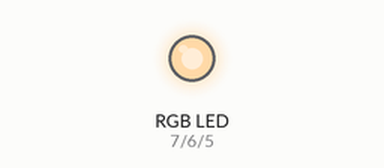
Simulated run of this sketch. Board: Arduino Uno, built with avr-gcc and run on an emulated ATmega328P. Parts: an RGB LED mixed from three pins (HIGH = lit). Dim RGB values are drawn brighter than linear; random numbers use the default seed unless the sketch sets one.

Above: at 0.1 s.
At 4.6 s:
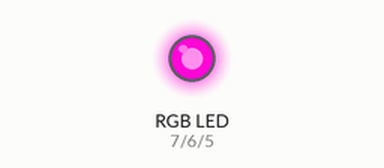
At 9.6 s:
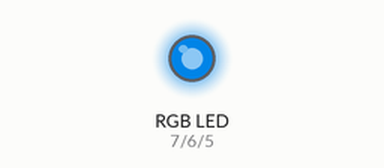
At 19.6 s:
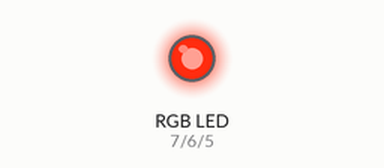
At 29.1 s:
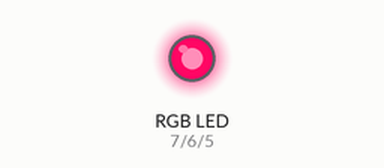
At 39.1 s:
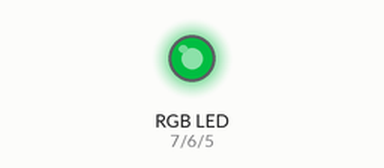
Timing chart, 0 to 40.0 s (numbered marks = the images above):
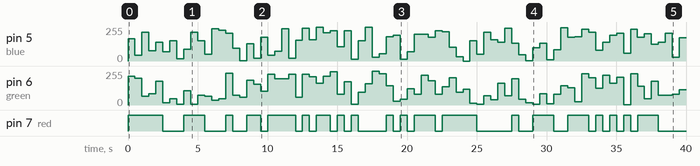

The sketch:

rgb_led.ino
```cpp
const byte blue = 5;
const byte green = 6;
const byte red = 7;

void setup()
{
    // put your setup code here, to run once:
    pinMode(blue, OUTPUT);
    pinMode(green, OUTPUT);
    pinMode(red, OUTPUT);
}

void loop()
{
    // put your main code here, to run repeatedly:
    analogWrite(blue, random(0, 256));
    analogWrite(red, random(0, 256));
    analogWrite(green, random(0, 256));
    delay(500);
}
```

Measured:
- by itself, pin 7 (red): LOW → HIGH at 0.00 s, → LOW 2.5 s later, → HIGH 1.5 s later, → LOW 1.5 s later, … (40 changes in this stretch)
- by itself, pin 5 (blue): 0/255 → 167/255 at 0.00 s, → 42/255 0.50 s later, → 216/255 0.50 s later, → 77/255 0.50 s later, … (80 changes in this stretch)
- by itself, pin 6 (green): 0/255 → 217/255 at 0.00 s, → 200/255 0.50 s later, → 67/255 0.50 s later, → 85/255 0.50 s later, … (79 changes in this stretch)
